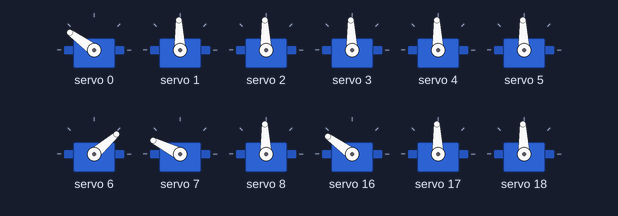
A sketch run on a simulated Arduino Uno, built with avr-gcc and run on an emulated ATmega328P. Shown: 12 × servo.

Above: at 0.1 s.
At 0.6 s:
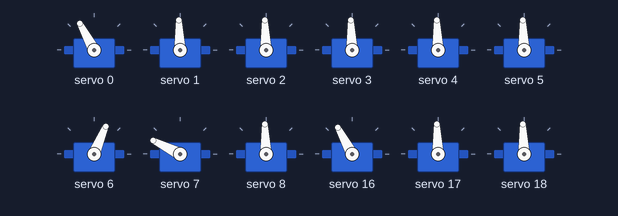
Timing chart, 0 to 2.1 s (numbered marks = the images above):
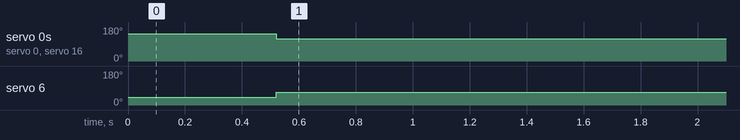

Measured:
- by itself, servo 0: 144° → 118° at 0.52 s
- by itself, servo 6: 41° → 67° at 0.52 s
- by itself, servo 16: 144° → 118° at 0.53 s

The sketch:

caminado.ino
```cpp
// 0E/GND -> GND alimentacion
#include <Wire.h>
#include <Adafruit_PWMServoDriver.h>

Adafruit_PWMServoDriver servos1 = Adafruit_PWMServoDriver(0x40);
Adafruit_PWMServoDriver servos2 = Adafruit_PWMServoDriver(0x41);

unsigned int pos0 = 172;
unsigned int pos180 = 565;
int tiempo = 2000;

//----------Funcion----------
void setServo1(uint8_t n_servo, int angulo)
{
  int duty;
  duty = map(angulo, 0, 180, pos0, pos180);
  servos1.setPWM(n_servo, 0, duty);
}

void setServo2(uint8_t n_servo, int angulo)
{
  int duty;
  duty = map(angulo, 0, 180, pos0, pos180);
  servos2.setPWM(n_servo, 0, duty);
}

void arranque(int x, int d, int t) // cuando el hexapodo se queda se pone de pie al prender
{
  setServo1(0, 90 + x); setServo1(1, 90); setServo1(2, 90);     // motor 2
  setServo1(3, 90); setServo1(4, 90); setServo1(5, 90);         // motor 4
  setServo1(6, 90 - x); setServo1(7, 160); setServo1(8, 90);     // motor 6

  setServo2(0, 90 + x); setServo2(1, 90); setServo2(2, 90);     // motor 1
  setServo2(3, 90); setServo2(4, 90); setServo2(5, 90);         // motor 3
  setServo2(6, 90 - x); setServo2(7, 90); setServo2(8, 90);     // motor 5
  delay(t);
}

void adelante1(int x, int d, int t) // patas 2, 3, 6 movimiento hacia delante
{
  for (int i = 0; i < 5; i++) {
    if (i == 0) {
      setServo1(0, 90 + x); setServo1(1, 90); setServo1(2, 90); // motor 2
      setServo2(3, 90 - d); setServo2(4, 90 + d); setServo2(5, 90); // motor 3
      setServo1(6, 90 + d - x); setServo1(7, 90 + d); setServo1(8, 90); // motor 6
    } else if (i == 1) {
      setServo1(0, 90 + x); setServo1(1, 90); setServo1(2, 90); // motor 2
      setServo2(3, 90 - d); setServo2(4, 90); setServo2(5, 90); // motor 3
      setServo1(6, 90 + d - x); setServo1(7, 90); setServo1(8, 90); // motor 6
    } else if (i == 2) {
      setServo1(0, 90 + x - d); setServo1(1, 90); setServo1(2, 90); // motor 2
      setServo2(3, 90); setServo2(4, 90); setServo2(5, 90); // motor 3
      setServo1(6, 90 - x); setServo1(7, 90); setServo1(8, 90); // motor 6
    } else if (i == 3) {
      setServo1(0, 90 + x); setServo1(1, 90 + d); setServo1(2, 90); // motor 2
      setServo2(3, 90); setServo2(4, 90); setServo2(5, 90); // motor 3
      setServo1(6, 90 - x); setServo1(7, 90); setServo1(8, 90); // motor 6
    } else if (i == 4) {
      setServo1(0, 90 + x); setServo1(1, 90); setServo1(2, 90); // motor 2
      setServo2(3, 90); setServo2(4, 90); setServo2(5, 90); // motor 3
      setServo1(6, 90 - x); setServo1(7, 90); setServo1(8, 90); // motor 6
    }
    delay(t);
  }
}

void adelante2(int x, int d, int t) // patas 1, 4, 5 movimiento hacia adelante
{
  for (int i = 0; i < 5; i++) {
    if (i == 0) {
      setServo2(6, 90 - x); setServo2(7, 90); setServo2(8, 90); // motor 1
      setServo1(3, 90 + d); setServo1(4, 90 + d); setServo1(5, 90); // motor 4
      setServo2(0, 90 - d + x); setServo2(1, 90 + d); setServo2(2, 90); // motor 5
    } else if (i == 1) {
      setServo2(6, 90 - x); setServo2(7, 90); setServo2(8, 90); // motor 1
      setServo1(3, 90 + d); setServo1(4, 90); setServo1(5, 90); // motor 4
      setServo2(0, 90 - d + x); setServo2(1, 90); setServo2(2, 90); // motor 5
    } else if (i == 2) {
      setServo2(6, 90 - x + d); setServo2(7, 90); setServo2(8, 90); // motor 1
      setServo1(3, 90); setServo1(4, 90); setServo1(5, 90); // motor 4
      setServo2(0, 90 + x); setServo2(1, 90); setServo2(2, 90); // motor 5
    } else if (i == 3) {
      setServo2(6, 90 - x); setServo2(7, 90 + d); setServo2(8, 90); // motor 1
      setServo1(3, 90); setServo1(4, 90); setServo1(5, 90); // motor 4
      setServo2(0, 90 + x); setServo2(1, 90); setServo2(2, 90); // motor 5
    } else if (i == 4) {
      setServo2(6, 90 - x); setServo2(7, 90); setServo2(8, 90); // motor 1
      setServo1(3, 90); setServo1(4, 90); setServo1(5, 90); // motor 4
      setServo2(0, 90 + x); setServo2(1, 90); setServo2(2, 90); // motor 5
    }
    delay(t);
  }
}

void avanzar(int x, int d, int t) {
  while (true) { // Asume un bucle infinito para avanzar constantemente
    adelante1(x, d, t);
    adelante2(x, d, t);
  }
}


void giro(int x, int d, int t)
{
  arranque(30, 30, 100);

  // pata 1
  setServo2(6, 90 - x + d); setServo2(7, 90 + d); setServo2(8, 90); // paso 1
  delay(t);
  setServo2(6, 90 - x + d); setServo2(7, 90); setServo2(8, 90); // paso 2
  delay(t);

  // pata 2
  setServo1(0, 90 + x + d); setServo1(1, 90 + d); setServo1(2, 90); // paso 1
  delay(t);
  setServo1(0, 90 + x + d); setServo1(1, 90); setServo1(2, 90); // paso 2
  delay(t);

  // pata 3
  setServo2(3, 90 + d); setServo2(4, 90 + d); setServo2(5, 90); // paso 1
  delay(t);
  setServo2(3, 90 + d); setServo2(4, 90); setServo2(5, 90); // paso 2
  delay(t);

  // pata 4
  setServo1(3, 90 + d); setServo1(4, 90 + d); setServo1(5, 90); // paso 1
  delay(t);
  setServo1(3, 90 + d); setServo1(4, 90); setServo1(5, 90); // paso 2
  delay(t);

  // pata 5
  setServo2(0, 90 + x + d); setServo2(1, 90 + d); setServo2(2, 90); // paso 1
  delay(t);
  setServo2(0, 90 + x + d); setServo2(1, 90); setServo2(2, 90); // paso 2
  delay(t);

  // pata 6
  setServo1(6, 90 - x + d); setServo1(7, 90 + d); setServo1(8, 90); // paso 1
  delay(t);
  setServo1(6, 90 - x + d); setServo1(7, 90); setServo1(8, 90); // paso 2
  delay(t);

  arranque(30, 30, 100);
}

//-------------------------------------

void setup()
{
  Serial.begin(9600);
  servos1.begin();
  servos2.begin();

  servos1.setPWMFreq(60);
  servos2.setPWMFreq(60);

  arranque(60, 60, 500);
}

void loop()
{
  //avanzar(35,35,500);
  arranque(30, 30, 500);
  //giro(30, 30, 100);
  //delay(500);
  //adelante1(45, 45, 500);
  //delay(500);
  //adelante2(45, 45, 500);
  //delay(500);
}
```
